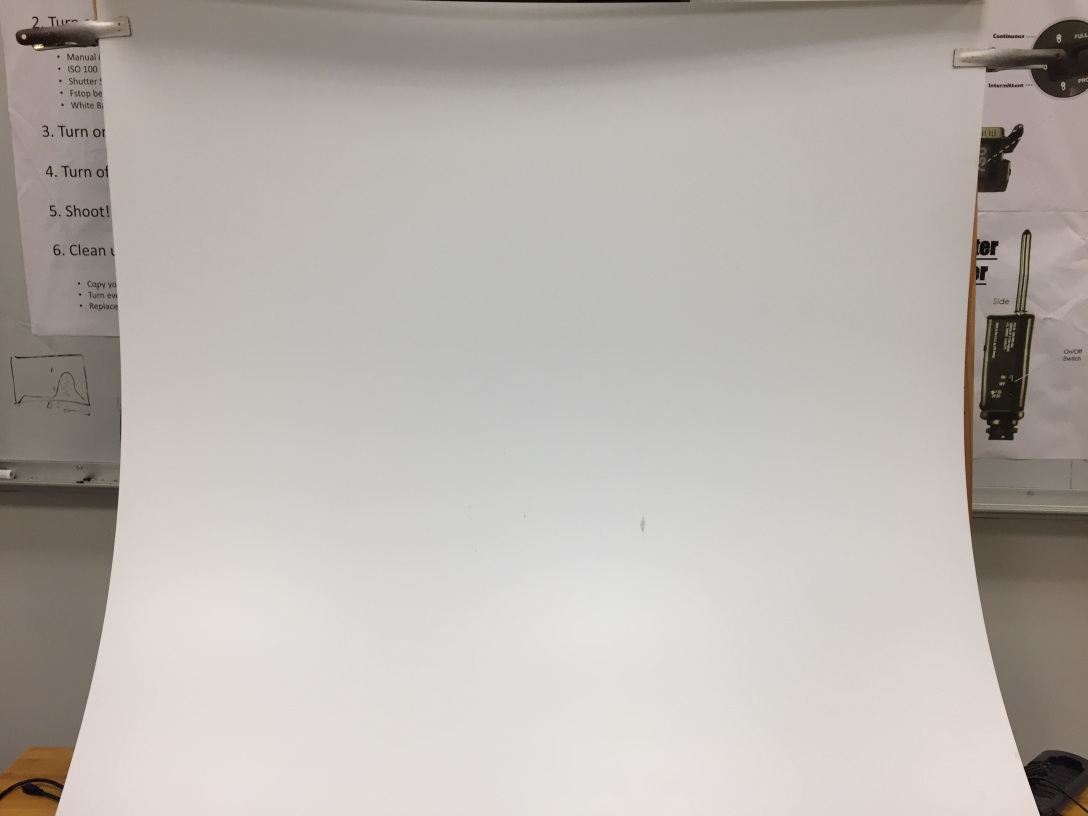
#> input picture test_images/hand6.JPG, 3264 x 2448 px (shown at 1/3 size)
$ python skindetector.py
#> lines starting #> are read from the running program, lines starting #| are printed output that depends on the picture; after the words box and inside, x2 and y2 are one past the last pixel; in counts of white or black regions, pixels touching at a corner belong together
#> further down, image is the input picture: shape (2448, 3264, 3); mean B, G, R 174.3, 179.1, 184.6
#> (printed output is left out)
### pyimagesearch/imutils.py
# Import the necessary packages
import numpy as np
import cv2


# [24 lines left out: functions translate, rotate, not called in this run]


def resize(image, width=None, height=None, inter=cv2.INTER_AREA):
    # initialize the dimensions of the image to be resized and
    # grab the image size
#> called with width = 400, inter = 3
    dim = None
    (h, w) = image.shape[:2]
#> h = 2448; w = 3264

    # if both the width and height are None, then return the
    # original image
    if width is None and height is None:
        return image

    # check to see if the width is None
    if width is None:
        # calculate the ratio of the height and construct the
        # dimensions
        r = height / float(h)
        dim = (int(w * r), height)

    # otherwise, the height is None
    else:
        # calculate the ratio of the width and construct the
        # dimensions
        r = width / float(w)
#> r = 0.123
        dim = (width, int(h * r))
#> dim = (400, 300)

    # resize the image
    resized = cv2.resize(image, dim, interpolation=inter)
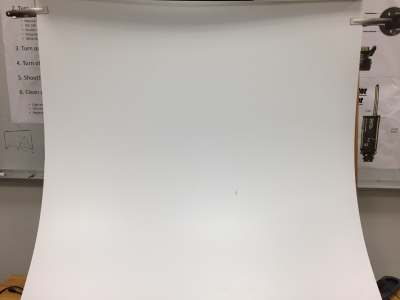
#> resized: shape (300, 400, 3); mean R, G, B 184.6, 179.1, 174.3

    # return the resized image
    return resized

### skindetector.py
# USAGE
# python skindetector.py
# python skindetector.py --video video/skin_example.mov

# import the necessary packages
from pyimagesearch import imutils
import numpy as np
import argparse
import cv2

def has_hand(image, image_path="result.JPG"):

    # define the upper and lower boundaries of the HSV pixel
    # intensities to be considered 'skin'
    lower = np.array([0, 48, 80], dtype="uint8")
    upper = np.array([20, 255, 255], dtype="uint8")

    # resize the frame, convert it to the HSV color space,
    # and determine the HSV pixel intensities that fall into
    # the speicifed upper and lower boundaries
    frame = imutils.resize(image, width=400)
    converted = cv2.cvtColor(frame, cv2.COLOR_RGB2HSV)
#> converted: shape (300, 400, 3); mean H, S, V 16.8, 17.6, 184.6
    skinMask = cv2.inRange(converted, lower, upper)
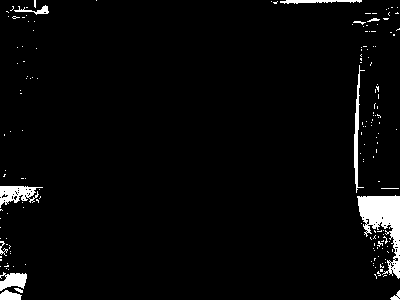
#> skinMask: shape (300, 400); 3.3% white; 165 white regions (153 under 20 px), largest, box (x1, y1, x2, y2) and area: (357, 195, 400, 279) 1641, (0, 186, 43, 208) 496, (354, 65, 365, 193) 395

    # apply a series of erosions and dilations to the mask
    # using an elliptical kernel
    kernel = cv2.getStructuringElement(cv2.MORPH_ELLIPSE, (10, 10))
    skinMask = cv2.erode(skinMask, kernel, iterations=2)
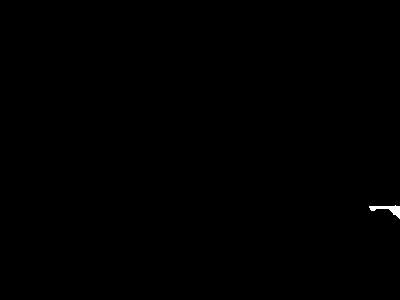
#> skinMask: shape (300, 400); 0.14% white; 1 white region, box (x1, y1, x2, y2) and area: (369, 205, 400, 219) 165
    skinMask = cv2.dilate(skinMask, kernel, iterations=2)
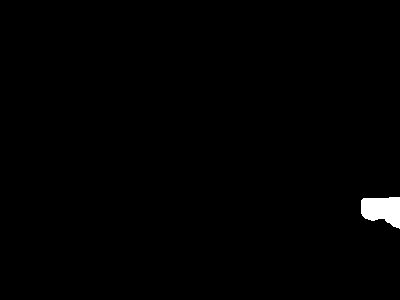
#> skinMask: shape (300, 400); 0.77% white; 1 white region, box (x1, y1, x2, y2) and area: (361, 197, 400, 229) 926

    # blur the mask to help remove noise, then apply the
    # mask to the frame
    skinMask = cv2.GaussianBlur(skinMask, (3, 3), 0)
    skin = cv2.bitwise_and(frame, frame, mask=skinMask)

    # show the skin in the image along with the mask
    cv2.imwrite(image_path[:-4]+"_2.JPG", np.hstack([frame, skin]))
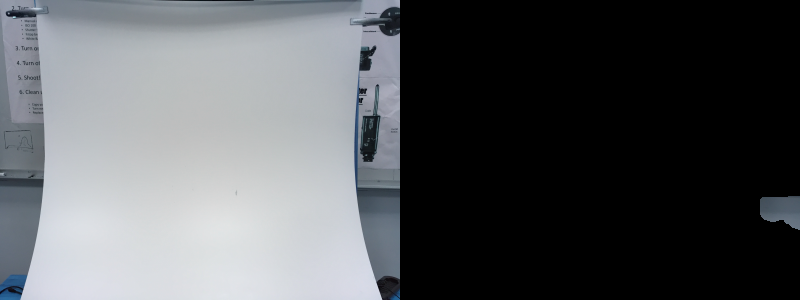
#> saved as hand6_2.JPG: shape (300, 800, 3); mean B, G, R 92.8, 90, 87.5
    count = 0
    for array in skinMask:
        for elm in array:
            if elm == 255:
                # print("has skin")
                count += 1
#> after the loop, count = 814

    print(count)
#| 814

    if count > 1500:
        print("has skin")
        return True


    else:
        return False

if __name__ == '__main__':
    image_path = "test_images/hand6.JPG"
    image = cv2.imread(image_path)
    image = cv2.cvtColor(image, cv2.COLOR_BGR2RGB)
    print("hello", image)
    has_hand(image, image_path)

$ run again, with test_images/hand1.JPG copied over test_images/hand6.JPG
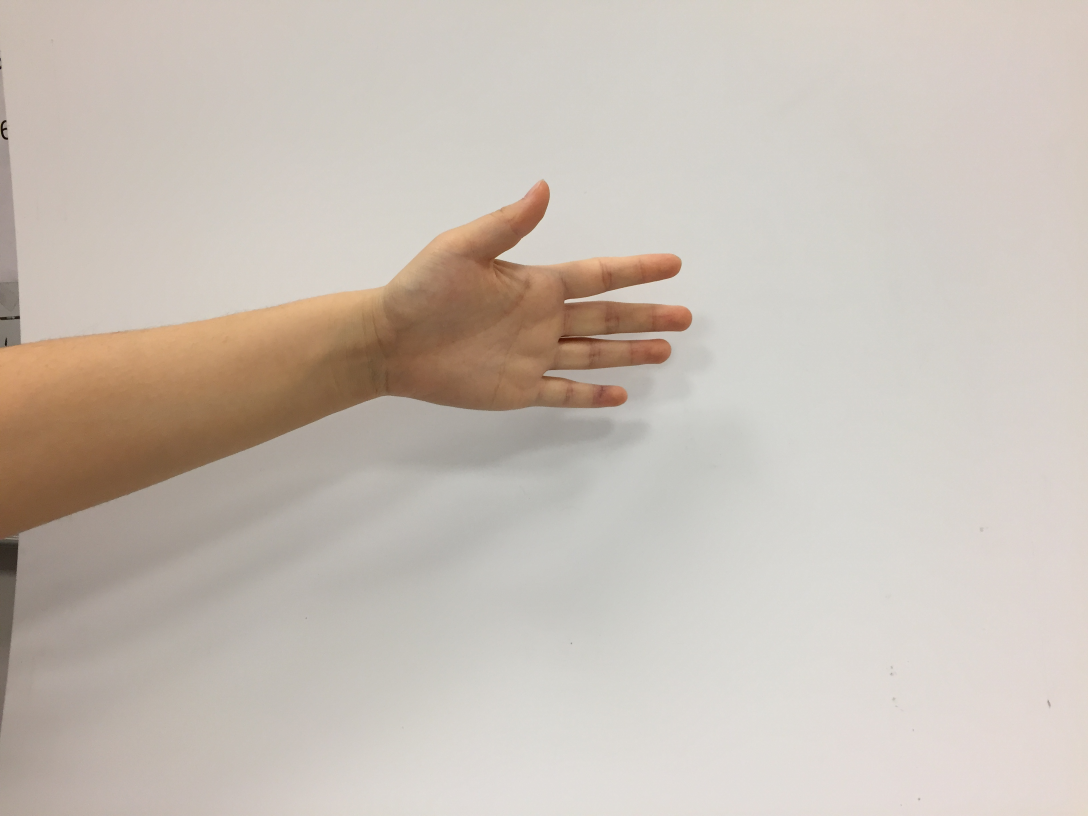
#> input picture test_images/hand1.JPG, 3264 x 2448 px (shown at 1/3 size)
#> image is the input picture: shape (2448, 3264, 3); mean B, G, R 181.6, 190.7, 200.2
#> (printed output is left out)
#> converted: shape (300, 400, 3); mean H, S, V 17, 26.5, 200.2
#> in has_hand, `skinMask = cv2.inRange(converted, lower, upper)`:
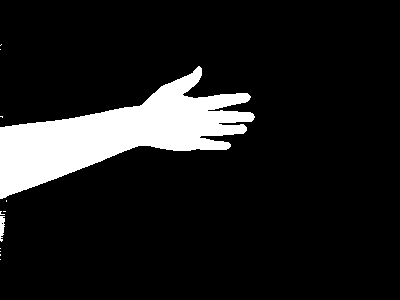
#> skinMask: shape (300, 400); 11.4% white; 12 white regions (10 under 20 px), largest, box (x1, y1, x2, y2) and area: (0, 66, 255, 199) 13603, (0, 216, 5, 242) 95
#> in has_hand, `cv2.imwrite(image_path[:-4]+"_2.JPG", np.hstack([frame, skin]))`:
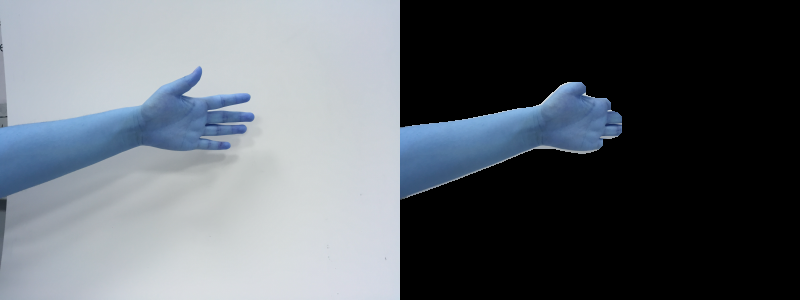
#> saved as hand6_2.JPG: shape (300, 800, 3); mean B, G, R 108.4, 101.6, 95.4
#> after the loop in has_hand, `for array in skinMask:`: count = 11191
#| 11191

$ run again, with test_images/hand10.JPG copied over test_images/hand6.JPG
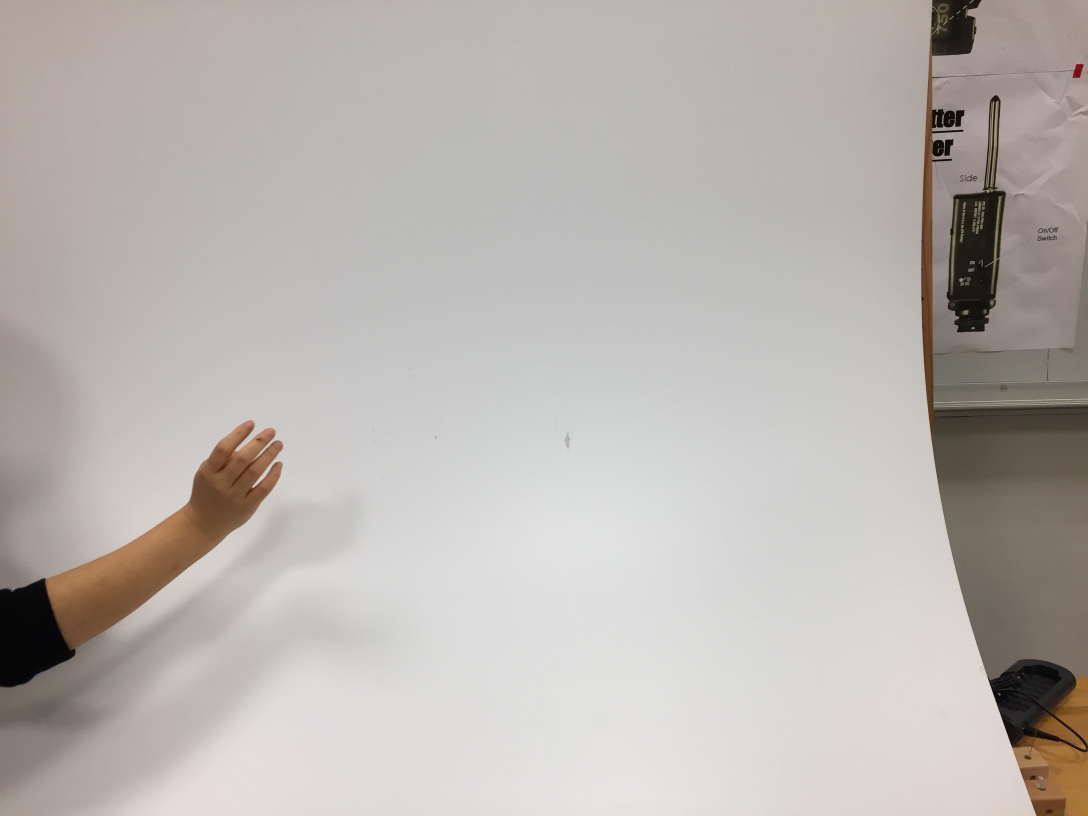
#> input picture test_images/hand10.JPG, 3264 x 2448 px (shown at 1/3 size)
#> image is the input picture: shape (2448, 3264, 3); mean B, G, R 176.9, 180.8, 186.1
#> (printed output is left out)
#> converted: shape (300, 400, 3); mean H, S, V 21.9, 16.4, 186.2
#> in has_hand, `skinMask = cv2.inRange(converted, lower, upper)`:
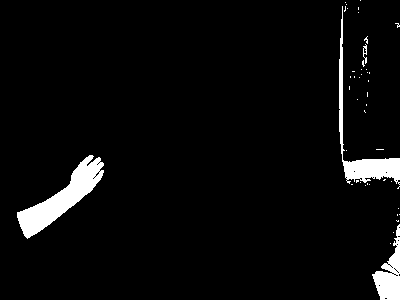
#> skinMask: shape (300, 400); 4.3% white; 46 white regions (42 under 20 px), largest, box (x1, y1, x2, y2) and area: (17, 155, 104, 239) 2364, (339, 6, 400, 185) 1588, (372, 224, 400, 300) 1009, (363, 44, 367, 64) 42
#> in has_hand, `cv2.imwrite(image_path[:-4]+"_2.JPG", np.hstack([frame, skin]))`:
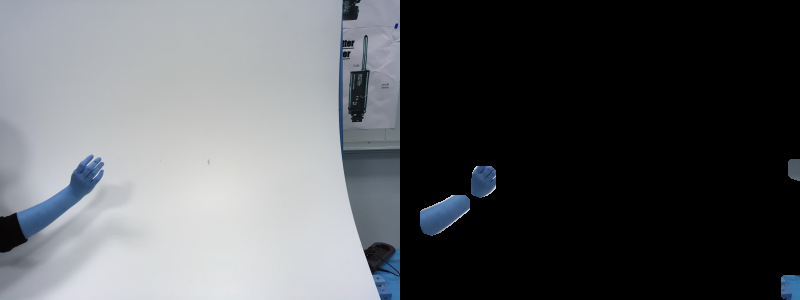
#> saved as hand6_2.JPG: shape (300, 800, 3); mean B, G, R 94.6, 91.5, 89.2
#> after the loop in has_hand, `for array in skinMask:`: count = 1963
#| 1963

$ run again, with test_images/hand11.JPG copied over test_images/hand6.JPG
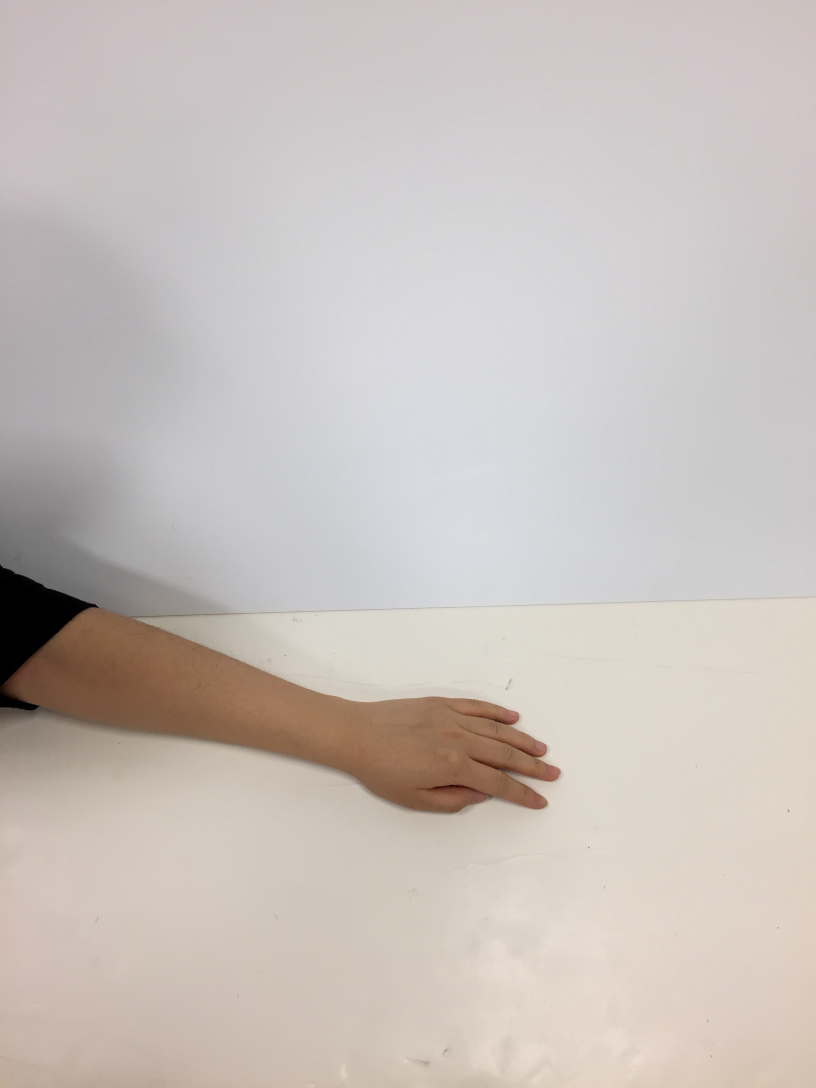
#> input picture test_images/hand11.JPG, 2448 x 3264 px (shown at 1/3 size)
#> image is the input picture: shape (3264, 2448, 3); mean B, G, R 188.5, 193.1, 200.7
#> (printed output is left out)
#> converted: shape (533, 400, 3); mean H, S, V 74.2, 20.2, 201.6
#> in has_hand, `skinMask = cv2.inRange(converted, lower, upper)`:
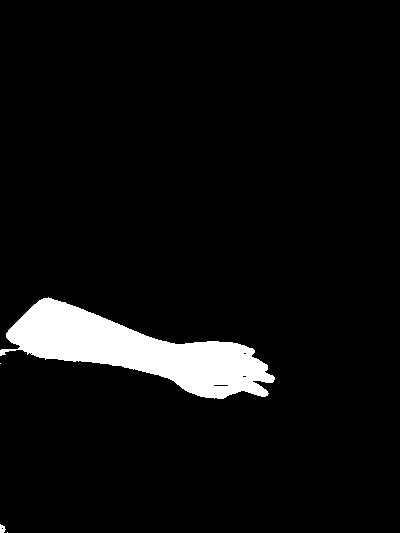
#> skinMask: shape (533, 400); 5.7% white; 4 white regions (2 under 20 px), largest, box (x1, y1, x2, y2) and area: (0, 297, 275, 399) 12007, (0, 524, 6, 533) 38
#> in has_hand, `cv2.imwrite(image_path[:-4]+"_2.JPG", np.hstack([frame, skin]))`:
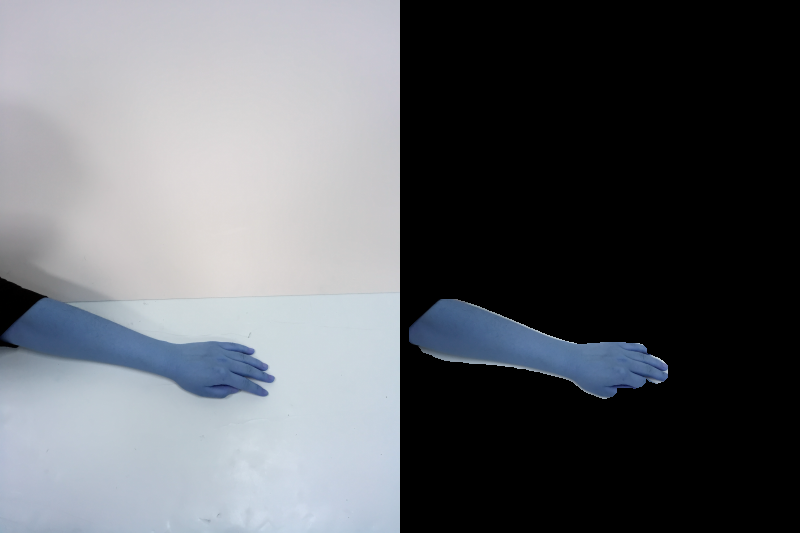
#> saved as hand6_2.JPG: shape (533, 800, 3); mean B, G, R 104.3, 99.4, 96.5
#> after the loop in has_hand, `for array in skinMask:`: count = 10505
#| 10505
